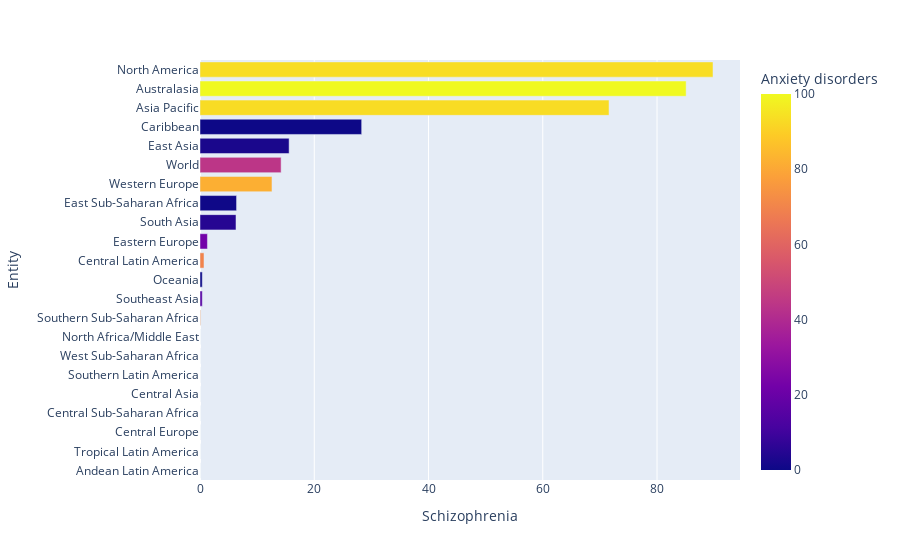

Notebook source saved alongside this figure:
### Code cell
df2.sort_values(by= "Schizophrenia" ,inplace=True)
plt.figure(dpi=200)
fig = px.bar(df2, x="Schizophrenia", y="Entity", orientation='h',color='Anxiety disorders')
fig.show()

### Figure 1 — Plotly figure (JSON) as saved in the notebook; plotly's stock layout.template omitted (floating-point values rounded to 4 significant figures)
{"data": [{"hovertemplate": "Schizophrenia=%{x}<br>Entity=%{y}<br>Anxiety disorders=%{marker.color}<extra></extra>", "legendgroup": "", "marker": {"color": [0.0, 6.4, 25.5, 0.0, 0.0, 28.4, 46.6, 43.7, 73.6, 15.5, 0.0, 69.7, 22.3, 4.9, 0.4, 81.8, 44.2, 2.5, 0.0, 93.1, 100.0, 93.4], "coloraxis": "coloraxis", "pattern": {"shape": ""}}, "name": "", "orientation": "h", "showlegend": false, "textposition": "auto", "type": "bar", "x": [0.0, 0.0, 0.0, 0.0, 0.0, 0.0, 0.0, 0.0, 0.1, 0.4, 0.4, 0.7, 1.3, 6.3, 6.4, 12.6, 14.2, 15.6, 28.3, 71.6, 85.1, 89.8], "xaxis": "x", "y": ["Andean Latin America", "Tropical Latin America", "Central Europe", "Central Sub-Saharan Africa", "Central Asia", "Southern Latin America", "West Sub-Saharan Africa", "North Africa/Middle East", "Southern Sub-Saharan Africa", "Southeast Asia", "Oceania", "Central Latin America", "Eastern Europe", "South Asia", "East Sub-Saharan Africa", "Western Europe", "World", "East Asia", "Caribbean", "Asia Pacific", "Australasia", "North America"], "yaxis": "y"}], "layout": {"barmode": "relative", "coloraxis": {"colorbar": {"title": {"text": "Anxiety disorders"}}, "colorscale": [[0, "#0d0887"], [0.1111, "#46039f"], [0.2222, "#7201a8"], [0.3333, "#9c179e"], [0.4444, "#bd3786"], [0.5556, "#d8576b"], [0.6667, "#ed7953"], [0.7778, "#fb9f3a"], [0.8889, "#fdca26"], [1, "#f0f921"]]}, "legend": {"tracegroupgap": 0}, "margin": {"t": 60}, "xaxis": {"anchor": "y", "domain": [0, 1], "title": {"text": "Schizophrenia"}}, "yaxis": {"anchor": "x", "domain": [0, 1], "title": {"text": "Entity"}}}}
